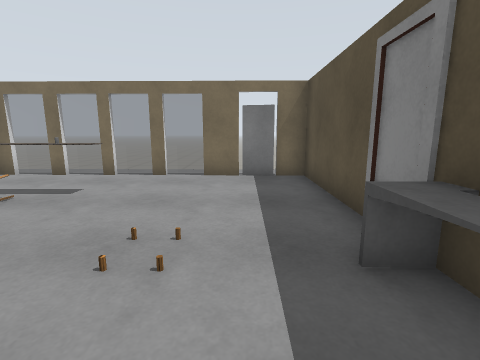
view 1 (above)

13 first-person views from a walk through a robot-simulator world made for Gazebo. The camera is 1.2 m above the floor, tilts 10° down and sees 85° across. The lines on the ground mark 1 m squares. The floor is counted in squares, 1 m on a side. Each view is taken from the middle of a square. On the plan, view 1 faces up. The plan holds only what a view shows up to about 12 squares ahead; the rest is blank. Robots are left out. Gazebo's built-in surfaces are drawn with simple patterns. Simple shapes stand in for some stock models. Some surface patterns are stand-ins.

view 2
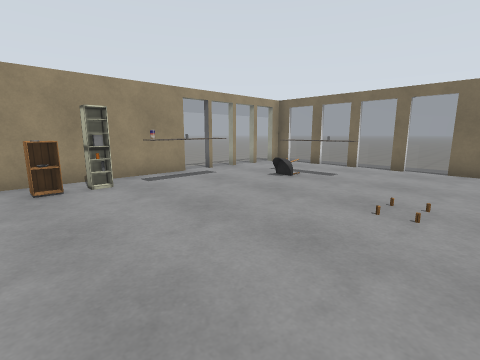

view 3
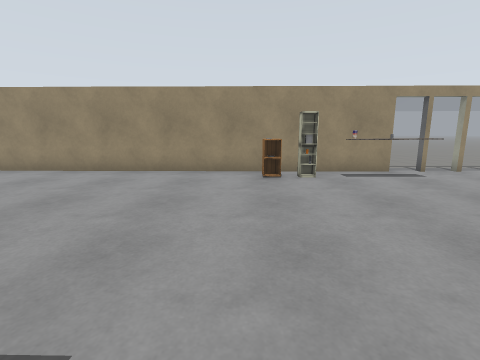

view 4
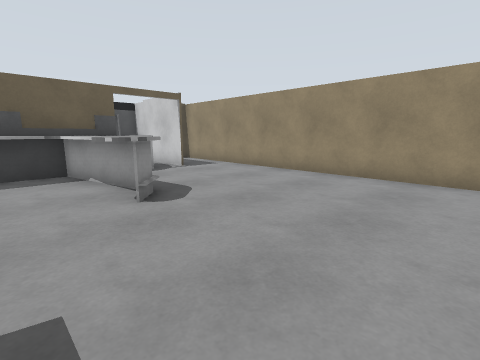

view 5
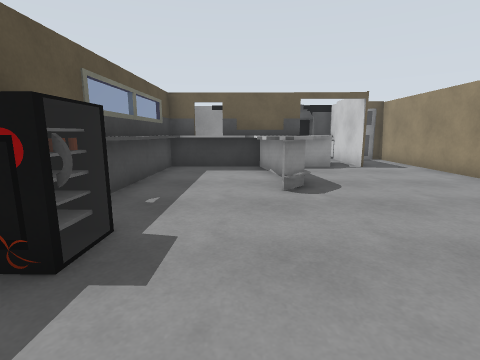

view 6
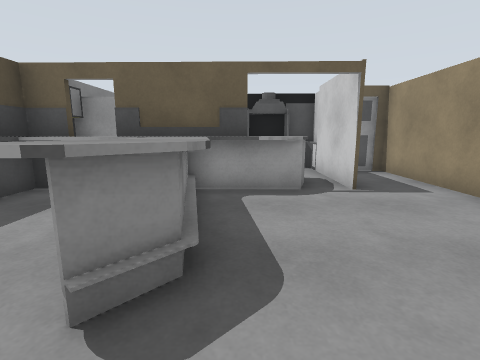

view 7
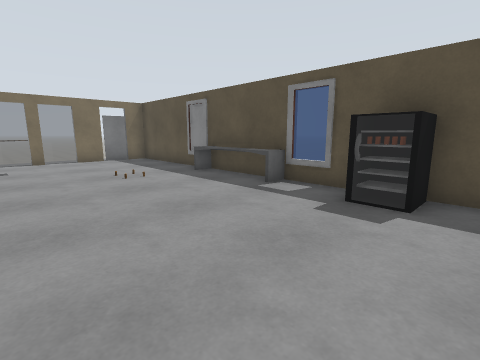

view 8
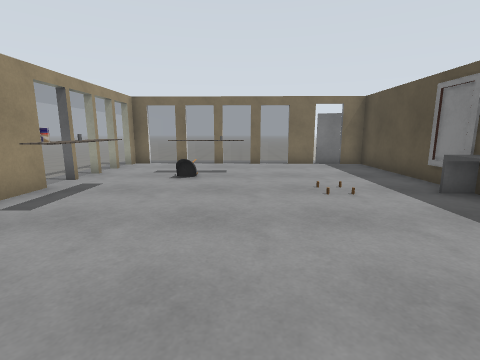

view 9
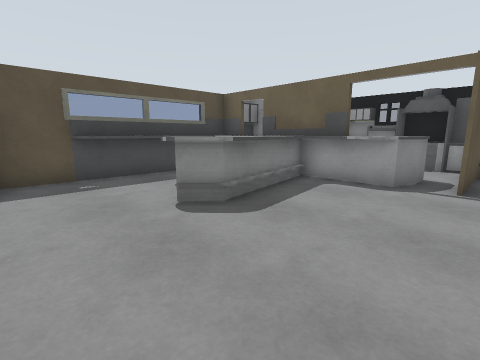

view 10
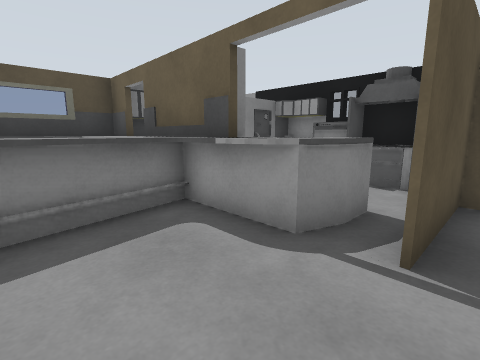

view 11
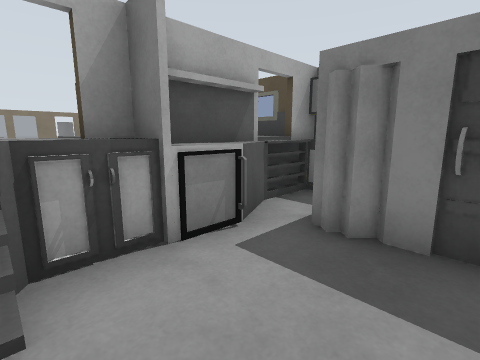

view 12
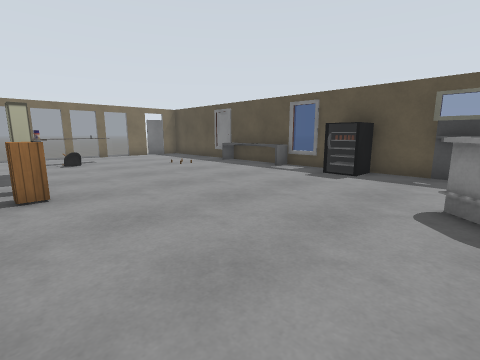

view 13
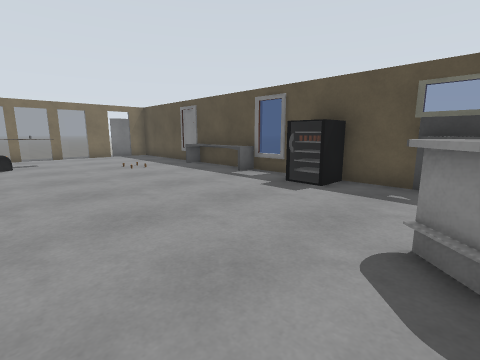

### Floor plan
Points are (right, up) in squares from view 1. A wall is a line through its corners. A room is listed if a view was taken in it or the views show most of it. See-through windows are left out.
Room 1 (views 1, 2, 3, 4, 5, 6, 7, 8, 9, 10, 12, 13)
walls: (0.6, -4.1) (0.6, -3.1); (0.7, -4.1) (0.9, -3.1); (0.9, -3.9) (0.6, -3.1) (1.2, -3.1); (0.8, -4.1) (0.8, -3.1); (0.9, -4.1) (0.8, -3.1); (1.4, -4) (1.4, -3.2) (0.4, -3.2); (1.7, -4.1) (0.6, -4.1) (1, -3.4); (-7.4, 2.9) (-7.6, -13.5) (-6.9, -13.5); (-3.6, 7.6) (-4.1, 7.7); (-2.1, 7.6) (-2.6, 7.6); (-1.4, -9.7) (0.9, -9.8) (1, -6.3); (-5.1, 7.7) (-5.6, 7.7); (-0.4, 7.6) (-1.1, 7.6); (-3.6, -10.2) (-2.4, -10.2) (-2.8, -7) (-2, -6.3); (-6.6, 7.7) (-7.3, 7.7) (-7.3, 7.2); (-4.6, -12.3) (-4.6, -11.4) (-4.3, -10.6) (1.6, -10.7) (1.9, 7.6) (1, 7.6); (-5.6, -13.7) (-5.5, -10.6) (-5.5, -12.5)
low walls: (1.8, -1) (1.1, -0.9) (1.1, 2.3); (-2.4, -7.5) (-1.7, -10.8); (-1.7, -7.8) (-1.4, -9.7); (-1.9, -10.8) (-2.5, -7.1) (-1.9, -6.4)
ways out: opening at (-5, -11.5) to room 2
objects: cabinet (-6, -1); shelf (-6, 0); other object (-6, 1); other object (-6, 2); box (-6, 3); chair (-5, 4) to (-5, 5); other object (-4, 5); box (-3, 5); sofa (-1, 3); door leaf (0, 8)
Room 2 (view 11)
walls: (-2.6, -11.6) (-2.6, -10.8) (-3.2, -10.8); (-2.3, -14.8) (-1.4, -14.8); (-4.7, -14.3) (-4.7, -15.2) (-4.7, -14.3); (-3, -15.2) (-1, -15.2) (-0.9, -13) (-1.1, -12.8); (-1.3, -11.4) (-3.8, -11.4); (-5.5, -12.5) (-5.5, -14.2); (-5.2, -14.5) (-0.9, -14.6); (-0.4, -12.3) (1.5, -12.3) (1.6, -11.2); (-5.8, -15.2) (-3.2, -15.2) (-3.2, -14.3); (1.2, -12.4) (1.3, -11); (1.7, -10.9) (-2.2, -10.8)
low walls: (1.3, -11) (-0.4, -11) (-1.3, -11.4)
ways out: opening at (-5, -11.5) to room 1

Positions as (right, up) in squares from view 1, and headings:
1: (0, 0), facing up
2: (0, -2), facing up-left
3: (1, -2), facing left
4: (0, -2), facing down-left
5: (-1, -1), facing down
6: (-3, -5), facing down
7: (-4, -5), facing up-right
8: (-3, -3), facing up
9: (-6, -4), facing down-right
10: (-6, -8), facing down-right
11: (-4, -14), facing up-right
12: (-7, -7), facing up-right
13: (-5, -7), facing up-right
